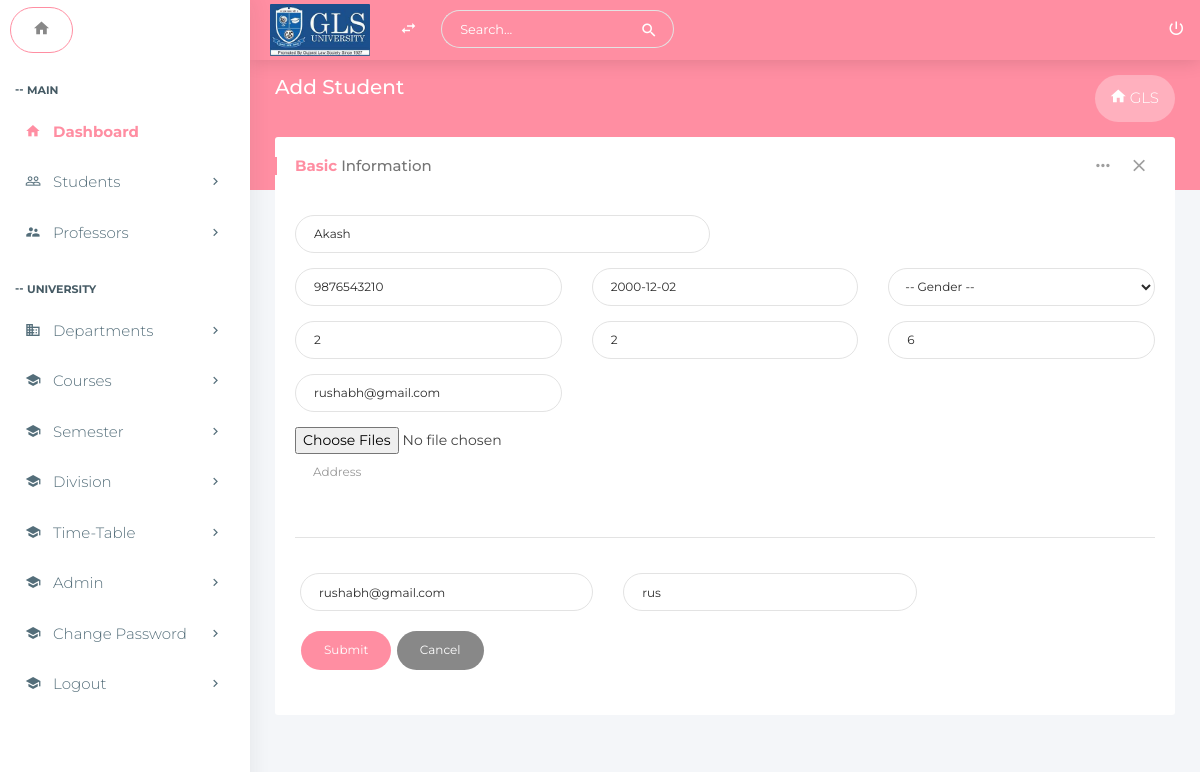
The app's page /admin/edit.php?eid=8 with its own data.
### tables this page shows
CREATE TABLE `tbl_student` (
  `student_id` int(11) NOT NULL,
  `student_name` varchar(21) NOT NULL,
  `student_gender` varchar(11) NOT NULL,
  `student_photo` varchar(100) NOT NULL,
  `student_mobileno` bigint(10) NOT NULL,
  `student_address` varchar(300) NOT NULL,
  `student_dob` date NOT NULL,
  `student_email` varchar(31) NOT NULL,
  `student_password` varchar(31) NOT NULL,
  `student_department_id` varchar(31) NOT NULL,
  `student_sem_id` varchar(11) NOT NULL,
  `student_div_id` varchar(11) NOT NULL
);

### admin/edit.php (the view, shortened to what this page needs)
<?php
include './connection.php';
$id = $_GET['eid'];
$fetchq = mysqli_query($connection, "select * from tbl_student where student_id='{$id}'") or die(mysqli_error($connection));
$row = mysqli_fetch_array($fetchq);
?>
<!doctype html>
<html class="no-js " lang="en">
<head>
<link rel="stylesheet" href="assets/plugins/bootstrap/css/bootstrap.min.css">
<link href="assets/plugins/dropzone/dropzone.css" rel="stylesheet">
<link href="assets/plugins/bootstrap-material-datetimepicker/css/bootstrap-material-datetimepicker.css" rel="stylesheet" />
<link href="assets/plugins/bootstrap-select/css/bootstrap-select.css" rel="stylesheet" />
<link rel="stylesheet" href="assets/css/main.css">
<link rel="stylesheet" href="assets/css/color_skins.css">
</head>
<body class="theme-blush">
<?php
include './topbar.php';
?>
<?php
include './leftsidebar.php';
?>
<section class="content profile-page">
    <div class="block-header">
        <div class="row">
            <div class="col-lg-7 col-md-6 col-sm-12">
                <h2>Add Student
                </h2>
            </div>
            <div class="col-lg-5 col-md-6 col-sm-12">
                <ul class="breadcrumb float-md-right">
                    <li class="breadcrumb-item"><a href="index.php"><i class="zmdi zmdi-home"></i> GLS</a></li>
                </ul>
            </div>
        </div>
    </div>
    <div class="container-fluid">
        <div class="row clearfix">
            <div class="col-lg-12 col-md-12 col-sm-12">
                <div class="card">
                    <div class="header">
                        <h2><strong>Basic</strong> Information  </h2>
                        <ul class="header-dropdown">
                            <li class="dropdown"> <a href="javascript:void(0);" class="dropdown-toggle" data-toggle="dropdown" role="button" aria-haspopup="true" aria-expanded="false"> <i class="zmdi zmdi-more"></i> </a>
                            </li>
                            <li class="remove">
                                <a role="button" class="boxs-close"><i class="zmdi zmdi-close"></i></a>
                            </li>
                        </ul>
                    </div>
                    <form method="post" id="myform">
                    <div class="body">
                        <div class="row clearfix">
                            <div class="col-lg-6 col-md-12">
                                <div class="form-group">
                                    <input type="text" name="txt1" value="<?php echo $row['student_name']; ?>" class="form-control" placeholder=" Name " required />
                                </div>
                            </div>
                        </div>
                        <div class="row clearfix">
                            <div class="col-lg-4 col-md-6 col-sm-12">
                                <div class="form-group">
                                    <input type="text" name="txt2"  value="<?php echo $row['student_mobileno']; ?>"  class="form-control" placeholder="Phone No." required />
                                </div>
                            </div>
                            <div class="col-lg-4 col-md-6 col-sm-12">
                                <div class="form-group">
                                    <input type="text" name="txt3" value="<?php echo $row['student_dob']; ?>" class="datetimepicker form-control" placeholder="Date of Birth" required />
                                </div>
                            </div>
                            <div class="col-lg-4 col-md-6 col-sm-12">
                                <select class="form-control show-tick" name="txt4" value="<?php echo $row['student_gender']; ?>" required />
                                    <option value="">-- Gender --</option>
                            </div>
                            <div class="col-lg-4 col-md-6 col-sm-12">
                                <div class="form-group">
                                    <input type="text" name="txt5" value="<?php echo $row['student_department_id']; ?>" class="form-control" placeholder="Department ID " required />
                                </div>
                            </div>
                            <div class="col-lg-4 col-md-6 col-sm-12">
                                <div class="form-group">
                                    <input type="text" name="txt6" value="<?php echo $row['student_sem_id']; ?>" class="form-control" placeholder="Sem ID " required />
                                </div>
                            </div>
                            <div class="col-lg-4 col-md-6 col-sm-12">
                                <div class="form-group">
                                    <input type="text" name="txt7" value="<?php echo $row['student_div_id']; ?>" class="form-control" placeholder="Div ID " required />
                                </div>
                            </div>
                            <div class="col-lg-4 col-md-6 col-sm-12">
                                <div class="form-group">
                                    <input type="text" name="txt8" value="<?php echo $row['student_email']; ?>" class="form-control" placeholder="Enter Your Email" required />
                                </div>
                            </div>
                        </div>
                        <div class="row clearfix">
                            <div class="col-lg-12 col-md-12 col-sm-12">
                                    <div class="fallback">
                                        <input name="txt9" value="<?php echo $row['student_photo']; ?>" type="file" multiple required />
                                    </div>
                                </form>
                            </div>
                        </div>
                        <div class="row clearfix">
                            <div class="col-sm-12">
                                <div class="form-group">
                                    <textarea rows="3" name="txt10" value="<?php echo $row['student_address']; ?>" class="form-control no-resize" placeholder="Address" required /></textarea>
                                </div>
                            </div>
                            <div class="body">
                        <div class="row clearfix">
                            <div class="col-lg-6 col-md-12">
                                <div class="form-group">
                                    <input type="text" value="<?php echo $row['student_email']; ?>" class="form-control" placeholder="Email" required>
                                </div>
                            </div>
                            <div class="col-lg-6 col-md-12">
                                <div class="form-group">
                                    <input type="text" name="txt11" value="<?php echo $row['student_password']; ?>" class="form-control" placeholder="Password" required />
                                </div>
                            </div>
                            <div class="col-sm-12">
                                <button type="submit" class="btn btn-raised btn-round btn-primary">Submit</button>
                                <button type="submit" class="btn btn-raised btn-round">Cancel</button>
                            </div>
                        </div>
                    </div>
                </div>
            </div>
        </div>
</section>
</body>
</html>

### admin/assets/css/color_skins.css (style rules this page uses)
.theme-blush .btn-primary { background:#ff8ea2 }
.theme-blush .block-header h2 { color:#fff }
.theme-blush section.content:before { background-color:#ff8ea2 }
.theme-blush .card .header h2:before { background:#ff8ea2 }
.theme-blush .card .header h2 strong { color:#ff8ea2 }

### records on screen
tbl_student: txt1 "Akash", txt2 "9876543210", txt3 "2000-12-02", txt5 "2", txt6 "2", txt7 "6", txt8 "rushabh@gmail.com", txt10 "Address", student_email "rushabh@gmail.com", txt11 "rus"
